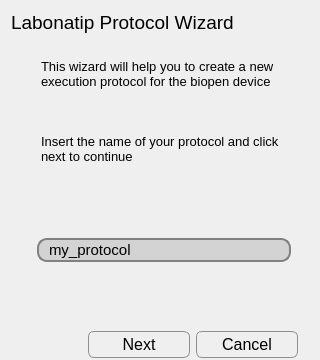
         <widget class="QWidget" name="page">
          <layout class="QGridLayout" name="gridLayout_3">
           <property name="bottomMargin">
            <number>0</number>
           </property>
           <item row="7" column="1" colspan="4">
            <widget class="QGroupBox" name="groupBox">
             <property name="maximumSize">
              <size>
               <width>16777215</width>
               <height>45</height>
              </size>
             </property>
             <property name="styleSheet">
              <string notr="true">QGroupBox {
    border: 2px solid transparent;
}

 QPushButton {
     border: 1px solid #8f8f91;
     border-radius: 6px;
     width: 100px;
     height: 25px;
     font-size: 16px;
     background-color: qlineargradient(x1: 0, y1: 0, x2: 0, y2: 1,
                                       stop: 0 #f6f7fa, stop: 1 #dadbde);

 }


 QPushButton:focus:pressed {
     background-color: qlineargradient(x1: 0, y1: 0, x2: 0, y2: 1,
                                       stop: 0 #F0FFF0, stop: 1 #f6f7fa);
 }

 QPushButton:hover {
     background-color: qlineargradient(x1: 0, y1: 0, x2: 0, y2: 1,
                                       stop: 0 #f6f7fa, stop: 1 #F0FFF0);
 }

QPushButton:disabled{ background-color: #CCCCCC; }

 QPushButton:flat {
     border: none; /* no border for a flat push button */
 }

 QPushButton:default {
     border-color: navy; /* make the default button prominent */
 }</string>
             </property>
             <property name="title">
              <string/>
             </property>
             <property name="flat">
              <bool>false</bool>
             </property>
             <layout class="QGridLayout" name="gridLayout_7">
              <property name="bottomMargin">
               <number>0</number>
              </property>
              <item row="0" column="1">
               <widget class="QPushButton" name="pushButton_next1">
                <property name="minimumSize">
                 <size>
                  <width>0</width>
                  <height>0</height>
                 </size>
                </property>
                <property name="text">
                 <string>Next</string>
                </property>
               </widget>
              </item>
              <item row="0" column="2">
               <widget class="QPushButton" name="pushButton_cancel">
                <property name="text">
                 <string>Cancel</string>
                </property>
               </widget>
              </item>
              <item row="0" column="0">
               <spacer name="horizontalSpacer">
                <property name="orientation">
                 <enum>Qt::Horizontal</enum>
                </property>
                <property name="sizeHint" stdset="0">
                 <size>
                  <width>40</width>
                  <height>20</height>
                 </size>
                </property>
               </spacer>
              </item>
             </layout>
            </widget>
           </item>
           <item row="0" column="0" colspan="5">
            <widget class="QLabel" name="label_3">
             <property name="font">
              <font>
               <pointsize>14</pointsize>
              </font>
             </property>
             <property name="text">
              <string>Labonatip Protocol Wizard</string>
             </property>
            </widget>
           </item>
           <item row="2" column="0">
            <widget class="QLabel" name="label">
             <property name="maximumSize">
              <size>
               <width>140</width>
               <height>230</height>
              </size>
             </property>
             <property name="text">
              <string/>
             </property>
             <property name="pixmap">
              <pixmap>icons/wizard.png</pixmap>
             </property>
             <property name="scaledContents">
              <bool>true</bool>
             </property>
            </widget>
           </item>
           <item row="5" column="1">
            <spacer name="verticalSpacer_8">
             <property name="orientation">
              <enum>Qt::Vertical</enum>
             </property>
             <property name="sizeHint" stdset="0">
              <size>
               <width>20</width>
               <height>40</height>
              </size>
             </property>
            </spacer>
           </item>
           <item row="4" column="1">
            <widget class="QLineEdit" name="lineEdit_protocol_name">
             <property name="font">
              <font>
               <pointsize>-1</pointsize>
              </font>
             </property>
             <property name="styleSheet">
              <string notr="true">QLineEdit {
    border: 2px solid gray;
    border-radius: 10px;
    font-size:15px;
    padding: 0 8px;
    background: lightgrey;
    selection-background-color: darkgray;
}</string>
             </property>
             <property name="text">
              <string>my_protocol</string>
             </property>
            </widget>
           </item>
           <item row="4" column="0" rowspan="4">
            <spacer name="verticalSpacer_4">
             <property name="orientation">
              <enum>Qt::Vertical</enum>
             </property>
             <property name="sizeHint" stdset="0">
              <size>
               <width>20</width>
               <height>40</height>
              </size>
             </property>
            </spacer>
           </item>
           <item row="1" column="0">
            <spacer name="verticalSpacer_9">
             <property name="orientation">
              <enum>Qt::Vertical</enum>
             </property>
             <property name="sizeHint" stdset="0">
              <size>
               <width>20</width>
               <height>40</height>
              </size>
             </property>
            </spacer>
           </item>
           <item row="1" column="1" rowspan="2" colspan="4">
            <widget class="QPlainTextEdit" name="plainTextEdit">
             <property name="font">
              <font>
               <pointsize>10</pointsize>
              </font>
             </property>
             <property name="styleSheet">
              <string notr="true">QPlainTextEdit {
    background-color: transparent;
    /*background-image: url(draft.png);*/
    background-attachment: scroll;
}</string>
             </property>
             <property name="frameShape">
              <enum>QFrame::NoFrame</enum>
             </property>
             <property name="frameShadow">
              <enum>QFrame::Plain</enum>
             </property>
             <property name="plainText">
              <string>
This wizard will help you to create a new execution protocol for the biopen device



Insert the name of your protocol and click next to continue</string>
             </property>
            </widget>
           </item>
          </layout>
         </widget>
